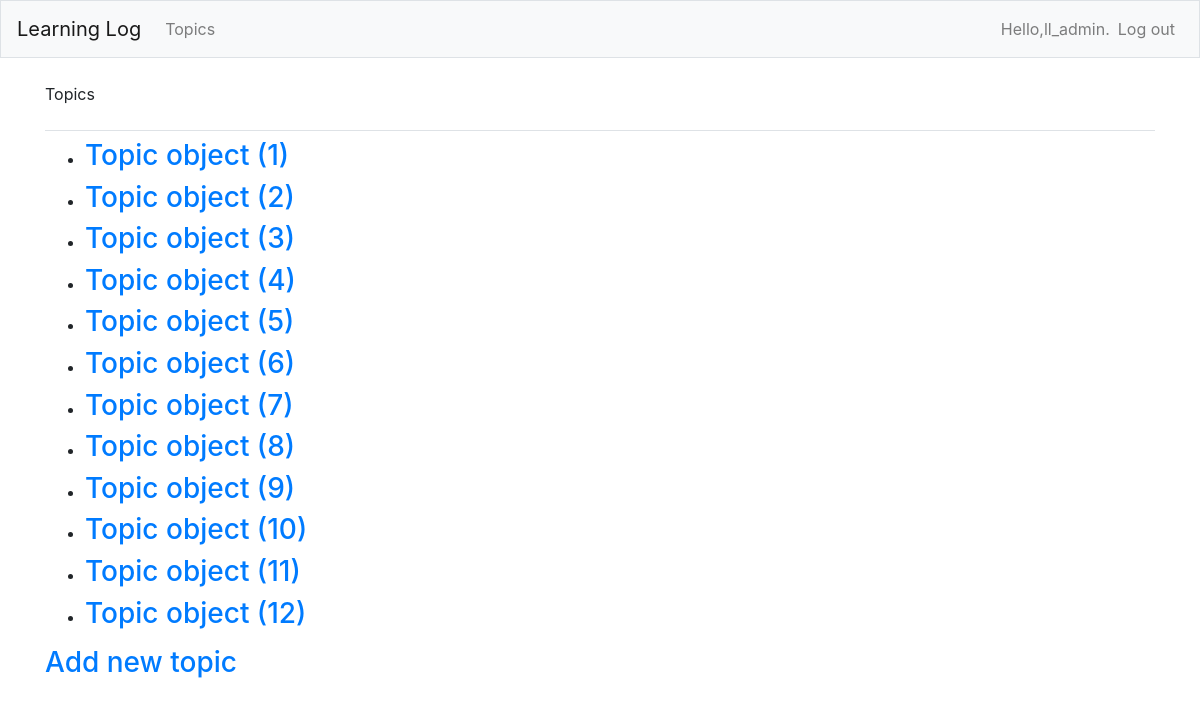
The app's page /topics/ (signed in) with its own data.
### learning_logs/models.py (models this page shows)
class Topic(models.Model):
    text = models.CharField(max_length=200)
    date_added = models.DateTimeField(auto_now_add=True)
    owner = models.ForeignKey(User,on_delete=models.CASCADE)

### learning_logs/views.py (the view)
# urls.py: path('topics/', views.topics, name='topics'),
@login_required()
def topics(request):
    topics = Topic.objects.filter(owner=request.user).order_by('date_added')
    context = {'topics':topics}
    return render(request, 'learning_logs/topics.html', context)

### learning_logs/templates/learning_logs/topics.html
{% extends "learning_logs/base.html" %}
{% block page_header %}
  <p>Topics</p>
{% endblock page_header %}
{%block content %}
  <ul>
    {% for topic in topics %}
      <li><h3>
        <a href="{% url 'learning_logs:topic' topic.id %}">{{ topic }}</a>
	  </h3></li>
    {% empty %}
    <li><h3>No topics have been added yet.</h3></li>
    {% endfor %}
  </ul>
  <h3><a href="{% url 'learning_logs:new_topic' %}">Add new topic </h3>
{% endblock content %}

### learning_logs/templates/learning_logs/base.html (shortened to what this page needs)
{% load bootstrap4 %}
<!doctype html>
<html lang="en">
  <head>
    {% bootstrap_css %}
  </head>
  <body>
    <nav class="navbar navbar-expand-md navbar-light bg-light mb-4 border">
      <a class="navbar-brand" href="{% url 'learning_logs:index' %}">
              Learning Log</a>
      <div class="collapse navbar-collapse" id="navbarCollapse">
        <ul class="navbar-nav mr-auto">
          <li class="nav-item">
            <a class="nav-link" href="{% url 'learning_logs:topics' %}">
              Topics
            </a>
          </li>
        </ul>
        <ul class="navbar-nav ml-auto">
          {% if user.is_authenticated %}
            <li class ="nav-item">
              <span class ="navbar-text"}>Hello,{{user.username}}.</span>
            </li>
          <li class ="nav-item">
            <a class="nav-link" href="{% url 'users:logout'%}">Log out</a>
          </li>
          {% endif %}
        </ul>
      </div>
    </nav>
    <main role ="main" class = "container">
      <div class = "pb-2 mb-2 border-bottom">
        {%block page_header%}{%endblock page_header%}
      </div>
      <div>
        {% block content %}{%endblock content%}
      </div>
    </main>
  </body>
</html>

### records on screen
Topic: id "Topic object (1)"
Topic: id "Topic object (2)"
Topic: id "Topic object (3)"
Topic: id "Topic object (4)"
Topic: id "Topic object (5)"
Topic: id "Topic object (6)"
Topic: id "Topic object (7)"
Topic: id "Topic object (8)"
Topic: id "Topic object (9)"
Topic: id "Topic object (10)"
Topic: id "Topic object (11)"
Topic: id "Topic object (12)"

### other values on screen
{{ user.username }} "ll_admin"
